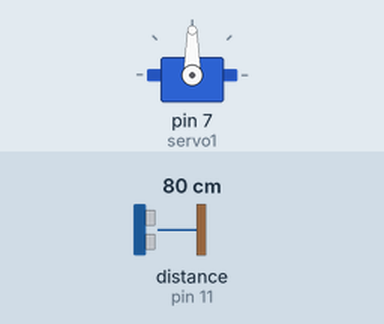
Bench run of a sketch on a simulated Arduino Uno, built with avr-gcc and run on an emulated ATmega328P. On the bench: servo. Wiring (inferred from the names in the program): ultrasonic range finder: trigger pin 10; echo pin 11. The inputs (shaded band) are chosen by the test bench; at power-on: distance to the obstacle (sensor on pin 11) 80 cm. The echo pulse lasts 58.3 µs per cm; what the sketch prints to the serial monitor is not drawn.

Above: at 1.2 s.
1.3 s: distance to the obstacle (sensor on pin 11) set to 18 cm
2.8 s: distance to the obstacle (sensor on pin 11) set to 13 cm
At 3.5 s:
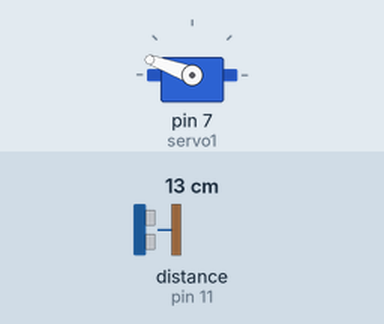
4.3 s: distance to the obstacle (sensor on pin 11) set to 8 cm
5.8 s: distance to the obstacle (sensor on pin 11) set to 5 cm
At 6.8 s:
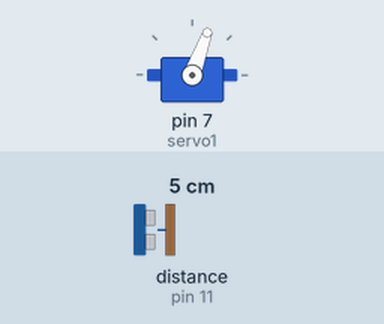
7.3 s: distance to the obstacle (sensor on pin 11) set to 9 cm
At 8.0 s:
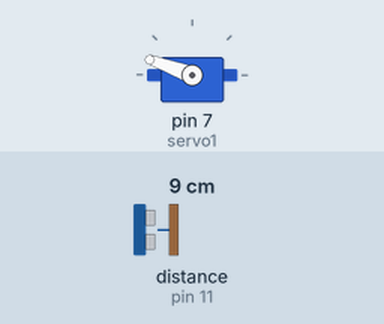
8.8 s: distance to the obstacle (sensor on pin 11) set to 2 cm
At 9.2 s:
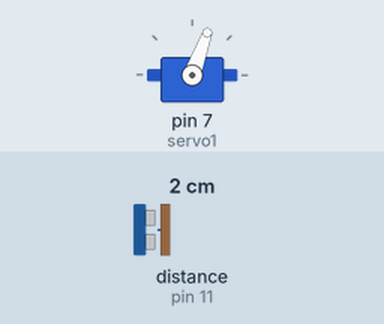
Timing chart, 0 to 11.3 s (numbered marks = the images above; inputs shaded):
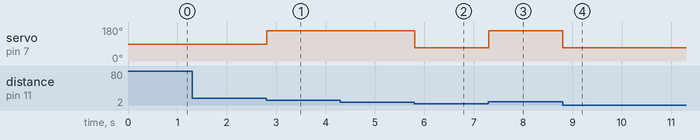

The sketch:

hellofunction.ino
```cpp
#include <Servo.h>
Servo servo1;
int trigPin = 10;
int echoPin = 11;
int dist;
void setup()
{
  servo1.attach(7);
  pinMode(trigPin, OUTPUT);
  pinMode(echoPin, INPUT); // put your setup code here, to run once:
    Serial.begin(9600);
}

void loop()
{
  dist = ultra();
  Serial.println(dist);
  if (dist <= 5)
  {
    servo1.write(70);
  }
  else
    if ((dist > 5) && (dist < 15))
    {
      servo1.write(160);
    }
  else
  {
    servo1.write(90);
  }
}

int ultra()
{
  long distance;
  long duration;
  digitalWrite(trigPin, LOW);
  delayMicroseconds(2);
  digitalWrite(trigPin, HIGH);
  delayMicroseconds(10);
  digitalWrite(trigPin, LOW);
  duration = pulseIn(echoPin, HIGH);
  distance = duration * 0.034/2;
  return distance;
}
```

Measured:
- the behaviour switches between 16 and 15 cm on distance to the obstacle (sensor on pin 11) (found by bisection; images 0 and 1)
- the behaviour switches between 7 and 6 cm on distance to the obstacle (sensor on pin 11) (found by bisection; images 1 and 2)
- after the input at 2.8 s, servo on pin 7 (servo1): 90° → 160° at once
- after the input at 5.8 s, servo on pin 7 (servo1): 160° → 70° at once
- after the input at 7.3 s, servo on pin 7 (servo1): 70° → 160° at once
- after the input at 8.8 s, servo on pin 7 (servo1): 160° → 70° at once
